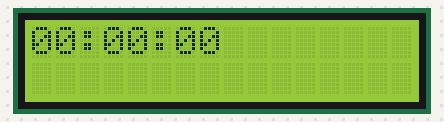
The sketch below on a simulated Arduino Uno, built with avr-gcc and run on an emulated ATmega328P. On the bench: 16×2 character LCD.

Above: at 0.1 s.
At 4.2 s:
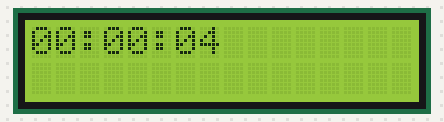
At 9.2 s:
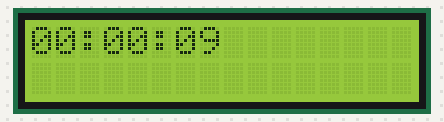
At 19.4 s:
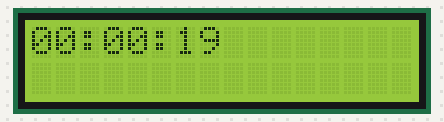
At 28.5 s:
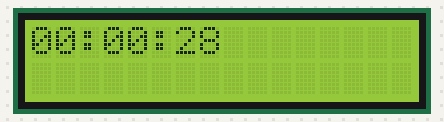
At 38.6 s:
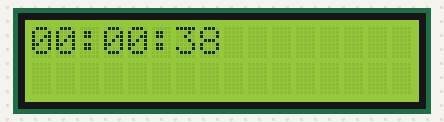

The sketch:

lcd_version.ino
```cpp
#include <LiquidCrystal_I2C.h>

LiquidCrystal_I2C lcd(0x27, 16, 2); // or 0x3f

int sec = 0;
int minute = 0;
int hour = 0;


void setup() {
  lcd.init();
  lcd.backlight();
}

void loop() {
  lcd.setCursor(0, 0);
  if (hour < 10) lcd.print("0");
  lcd.print(hour);
  lcd.setCursor(2, 0);
  lcd.print(":");
  lcd.setCursor(3, 0);
  if (minute < 10) lcd.print("0");
  lcd.print(minute);
  lcd.setCursor(5, 0);
  lcd.print(":");
  lcd.setCursor(6, 0);
  if (sec < 10) lcd.print("0");
  lcd.print(sec);

  delay(1000);
  sec++;

  if (sec >= 60) {
    sec = 0;
    minute++;
  }
  if (minute >= 60) {
    minute = 0;
    hour++;
  }
  if (hour >= 24) {
    hour = 0;
  }
}
```

Measured:
- what the display in image 1 shows lasts 1.0 s, from 4.1 s to 5.1 s
